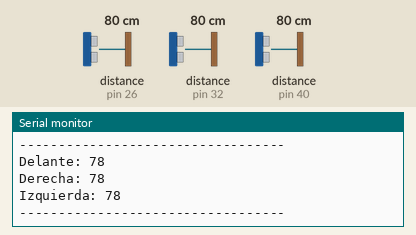
Recording of a sketch running on a simulated Arduino Mega 2560, built with avr-gcc and run on an emulated ATmega2560. Parts: the last lines printed to the serial monitor. Wiring (inferred from the names in the program): 3 × ultrasonic range finder: trigger pin 27, echo pin 26 / trigger pin 33, echo pin 32 / trigger pin 41, echo pin 40. The test bench sets the inputs (shaded band); at power-on: distance to the obstacle (sensors on pin 26, pin 32, pin 40) 80 cm. The echo pulse lasts 58.3 µs per cm.

Above: at 1.6 s.
1.7 s: distance to the obstacle (sensor on pin 26) set to 2 cm
At 3.0 s:
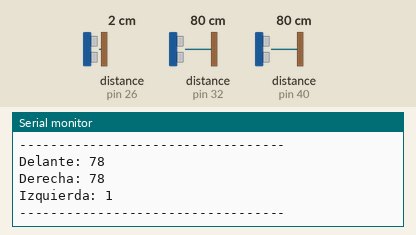
3.2 s: distance to the obstacle (sensor on pin 32) set to 2 cm
4.7 s: distance to the obstacle (sensor on pin 40) set to 2 cm
At 5.6 s:
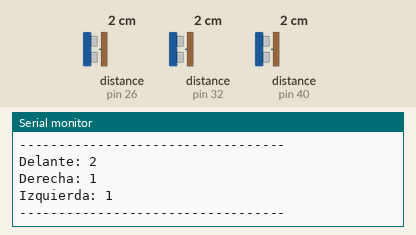
6.2 s: distance to the obstacle (sensor on pin 26) set to 4 cm
At 7.2 s:
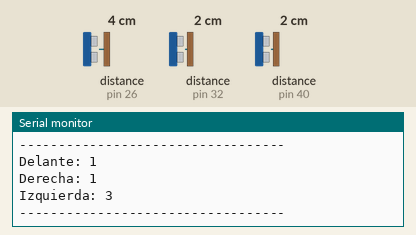
7.7 s: distance to the obstacle (sensor on pin 32) set to 9 cm
11.4 s: distance to the obstacle (sensor on pin 40) set to 4 cm
At 12.1 s:
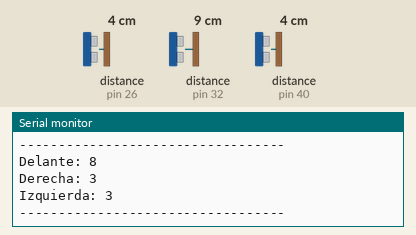
Timing chart, 0 to 13.9 s (numbered marks = the images above; inputs shaded):
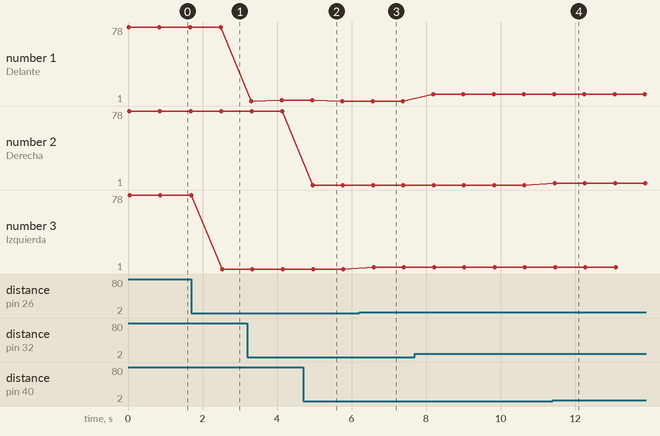

The sketch:

ultra_test.ino
```cpp
/*-----------------------------------
 *            SENSORES             *
-----------------------------------*/
/*  Ultrasónicos  */
const int trig_D = 33;
const int echo_D = 32;
const int trig_R = 41;
const int echo_R = 40;
const int trig_L = 27;
const int echo_L = 26;


/*-----------------------------------
 *            VARIABLES            *
-----------------------------------*/
long D = 0;
long R = 0;
long L = 0;


/*-----------------------------------
 *              SETUP              *
-----------------------------------*/
void setup() {
  Serial.begin(9600);

  /*  Ultrasónicos  */
  pinMode(trig_D, OUTPUT);    //Delantero
  pinMode(echo_D, INPUT);
  digitalWrite(trig_D,LOW);
  pinMode(trig_R, OUTPUT);    //Derecho
  pinMode(echo_R, INPUT);
  digitalWrite(trig_R,LOW);
  pinMode(trig_L, OUTPUT);    //Izquierdo
  pinMode(echo_L, INPUT);
  digitalWrite(trig_L,LOW);
}


/*-----------------------------------
 *              LOOP               *
-----------------------------------*/
void loop() {
  /*  Lecturas  */
  Leer();

  /*  Muestra de valores  */
  imprimir();
  delay(800);

}


/*-----------------------------------------
 *       FUNCIONES Y PROCEDIMIENTOS      *
-----------------------------------------*/
void Leer(){
  D = ultra(trig_D,echo_D);
  R = ultra(trig_R,echo_R);
  L = ultra(trig_L,echo_L);
}

void imprimir(){
  Serial.print("Delante: ");Serial.println(D);
  Serial.print("Derecha: ");Serial.println(R);
  Serial.print("Izquierda: ");Serial.println(L);
  Serial.println("----------------------------------");
}

/*  Función para lectura de ultrasónicos  */
long ultra(int trigPin,int echoPin){
  long t=0;
  long d=0;

  digitalWrite(trigPin,HIGH);
  delayMicroseconds(10);
  digitalWrite(trigPin,LOW);

  t=pulseIn(echoPin,HIGH);
  d = t/59;

  return d;
}
```

Measured:
- after the input at 1.7 s, the serial monitor: prints a new line after 0.82 s (image 1)
- after the input at 4.7 s, the serial monitor: prints a new line after 0.25 s (image 2)
- after the input at 6.2 s, the serial monitor: prints a new line after 0.39 s (image 3)
- after the input at 11.4 s, the serial monitor: prints a new line after 0.05 s (image 4)
- plotted number 1: 78 → 2 after the input at 3.2 s, 1 → 8 after the input at 7.7 s
- plotted number 3: 78 → 1 after the input at 1.7 s, 1 → 3 after the input at 6.2 s
